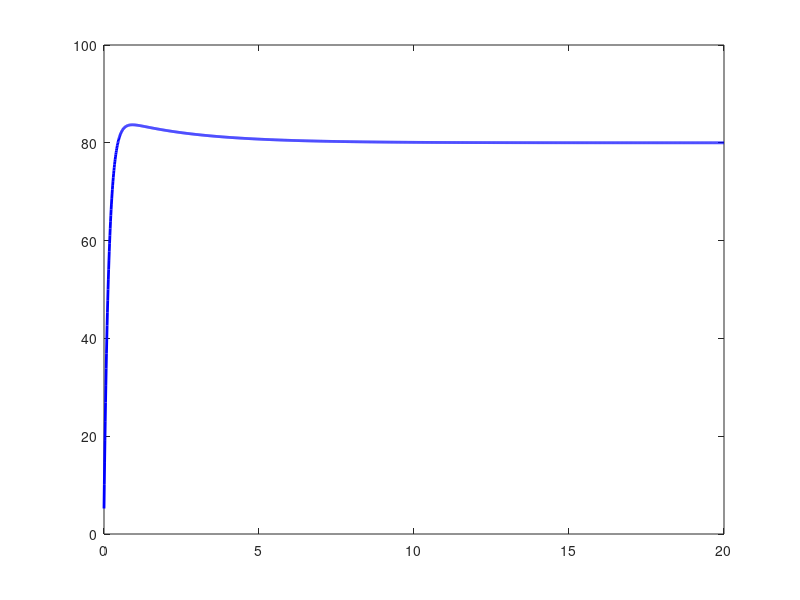

Write MATLAB code to recreate this figure. (Note: this script raises an error after producing the figure.)
clc;
clear;
close all;

%%  Target Distance
target = 80;   % meters

%%  Time settings
dt = 0.01;
T = 20;
time = 0:dt:T;

%%  Initial Conditions
position = 0;
velocity = 0;

%% Store values
pos_array = zeros(size(time));

%% PID Parameters (CHANGE THESE FOR EXPERIMENTS)
Kp = 2.5;    
Ki = 0.01;    
Kd = 6.5;    

%%  PID Variables
integral = 0;
prev_error = 0;

%% Simulation Loop
for i = 1:length(time)
    
    % Error
    error = target - position;
    
    % PID Terms
    integral = integral + error * dt;
    derivative = (error - prev_error) / dt;
    
    % Control Output (Acceleration)
    u = Kp*error + Ki*integral + Kd*derivative;
    
    % System Update (Car physics)
    velocity = velocity + u * dt;
    position = position + velocity * dt;
    
    % Store
    pos_array(i) = position;
    
    % Update
    prev_error = error;
    pause(0.01);
end

%%  Plot
figure;
plot(time, pos_array, 'b', 'LineWidth', 2); hold on;
yline(target, '--r', 'Target');
grid on;

title('Car Position Control using PID');
xlabel('Time (s)');
ylabel('Position (m)');
legend({'Position', 'Target'});
